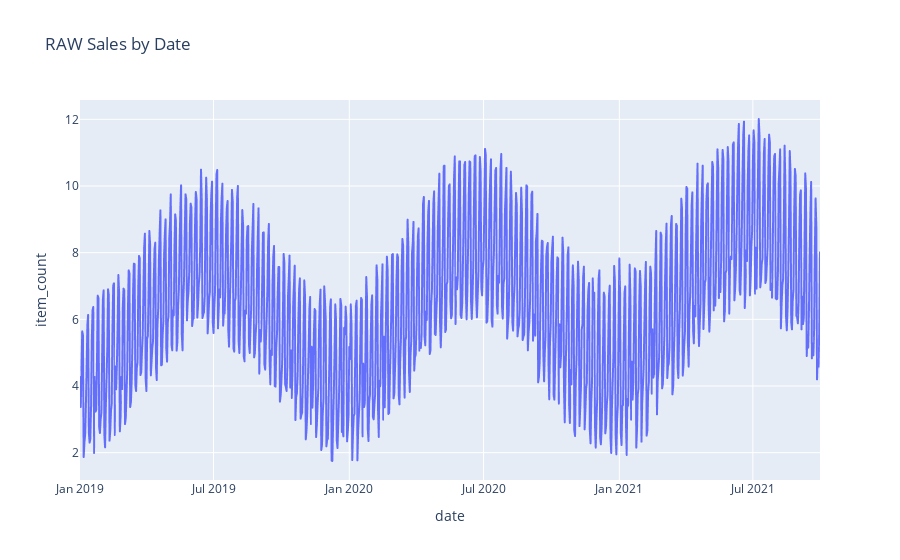

Notebook cell for this chart:
### Code cell
import plotly.express as px

df_plot = df_sales_train[['date','item_count']].groupby(['date']).mean().reset_index()
fig = px.line(df_plot, x="date", y="item_count", title='RAW Sales by Date')
fig.show()

### Figure 1 — Plotly figure (JSON) as saved in the notebook; plotly's stock layout.template omitted (floating-point values rounded to 4 significant figures; data arrays with more than 128 entries replaced by an {"elided": "..."} marker saying what was removed)
{"data": [{"hovertemplate": "date=%{x}<br>item_count=%{y}<extra></extra>", "legendgroup": "", "line": {"color": "#636efa", "dash": "solid"}, "marker": {"symbol": "circle"}, "mode": "lines", "name": "", "showlegend": false, "type": "scattergl", "x": {"elided": "1004 str values"}, "xaxis": "x", "y": {"elided": "1004 float values"}, "yaxis": "y"}], "layout": {"legend": {"tracegroupgap": 0}, "title": {"text": "RAW Sales by Date"}, "xaxis": {"anchor": "y", "domain": [0, 1], "title": {"text": "date"}}, "yaxis": {"anchor": "x", "domain": [0, 1], "title": {"text": "item_count"}}}}
